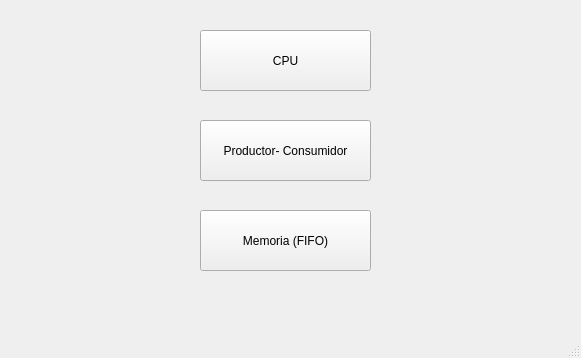
<?xml version="1.0" encoding="UTF-8"?>
<ui version="4.0">
 <class>MainWindow</class>
 <widget class="QMainWindow" name="MainWindow">
  <property name="geometry">
   <rect>
    <x>0</x>
    <y>0</y>
    <width>581</width>
    <height>358</height>
   </rect>
  </property>
  <property name="windowTitle">
   <string>MainWindow</string>
  </property>
  <widget class="QWidget" name="centralwidget">
   <widget class="QPushButton" name="pushButton">
    <property name="geometry">
     <rect>
      <x>200</x>
      <y>210</y>
      <width>171</width>
      <height>61</height>
     </rect>
    </property>
    <property name="text">
     <string>Memoria (FIFO)</string>
    </property>
   </widget>
   <widget class="QPushButton" name="pushButton_2">
    <property name="geometry">
     <rect>
      <x>200</x>
      <y>120</y>
      <width>171</width>
      <height>61</height>
     </rect>
    </property>
    <property name="text">
     <string>Productor- Consumidor</string>
    </property>
   </widget>
   <widget class="QPushButton" name="pushButton_3">
    <property name="geometry">
     <rect>
      <x>200</x>
      <y>30</y>
      <width>171</width>
      <height>61</height>
     </rect>
    </property>
    <property name="text">
     <string>CPU</string>
    </property>
   </widget>
  </widget>
  <widget class="QMenuBar" name="menubar">
   <property name="geometry">
    <rect>
     <x>0</x>
     <y>0</y>
     <width>581</width>
     <height>23</height>
    </rect>
   </property>
  </widget>
  <widget class="QStatusBar" name="statusbar"/>
 </widget>
 <resources/>
 <connections/>
</ui>
